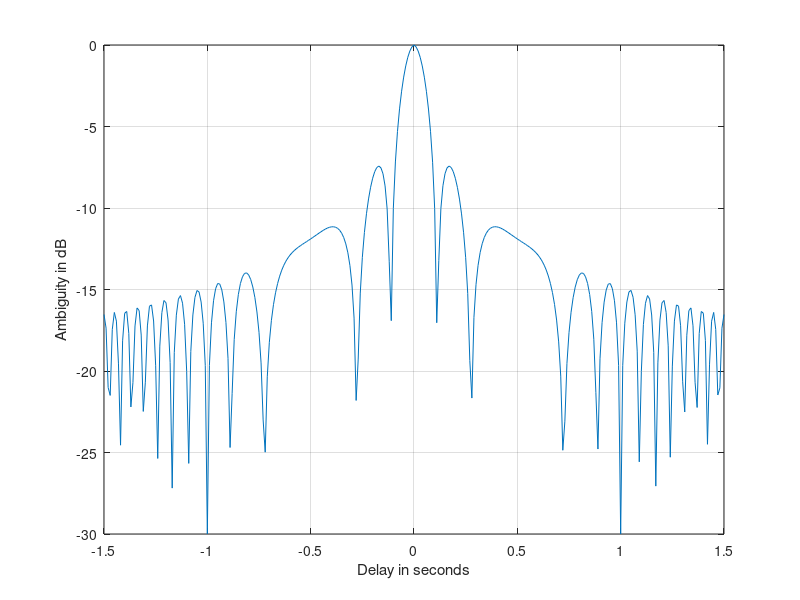

Recreate this plot in MATLAB.
% Use this program to reproduce Fig. 5.6 of text
close all
clear all
eps = 0.001;
taup = 1;
b =20.;
up_down = 1.;
taux = -1.5*taup:.01:1.5*taup;
fd = 0.;
mu = up_down * b / 2. / taup;
ii = 0.;
for tau = -1.5*taup:.01:1.5*taup
ii = ii + 1;
val1 = 1. - abs(tau) / taup;
val2 = pi * taup * (1.0 - abs(tau) / taup);
val3 = (fd + mu * tau);
val = val2 * val3;
x(ii) = abs( val1 * (sin(val+eps)/(val+eps)));
end
figure(1)
plot(taux,10*log10(x+eps))
grid
xlabel ('Delay in seconds')
ylabel ('Ambiguity in dB')
axis tight